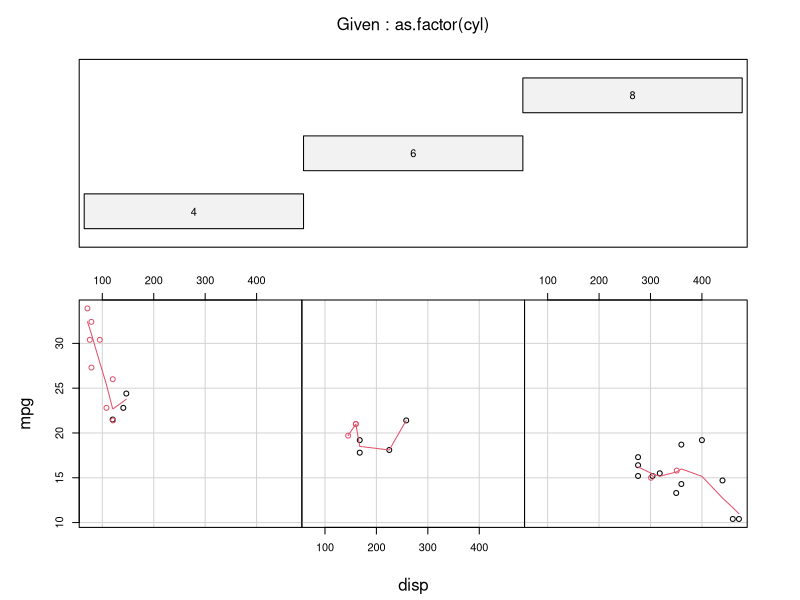
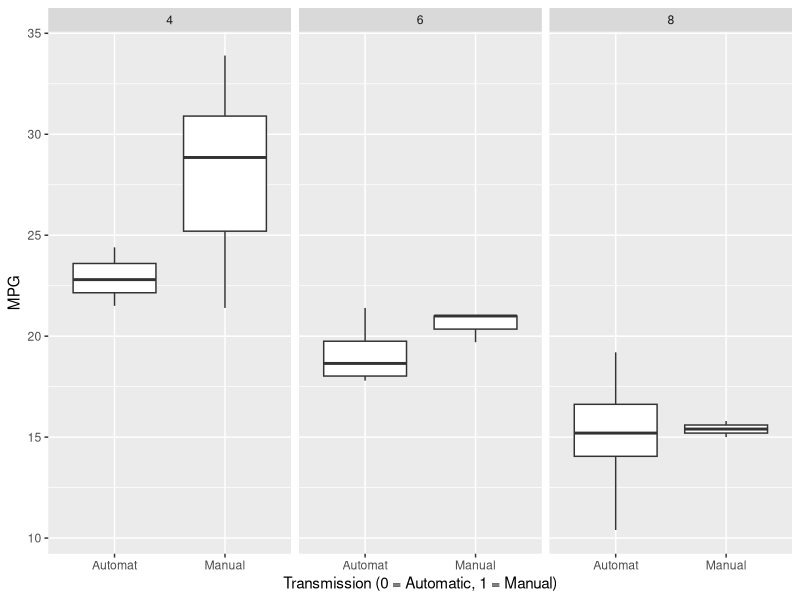
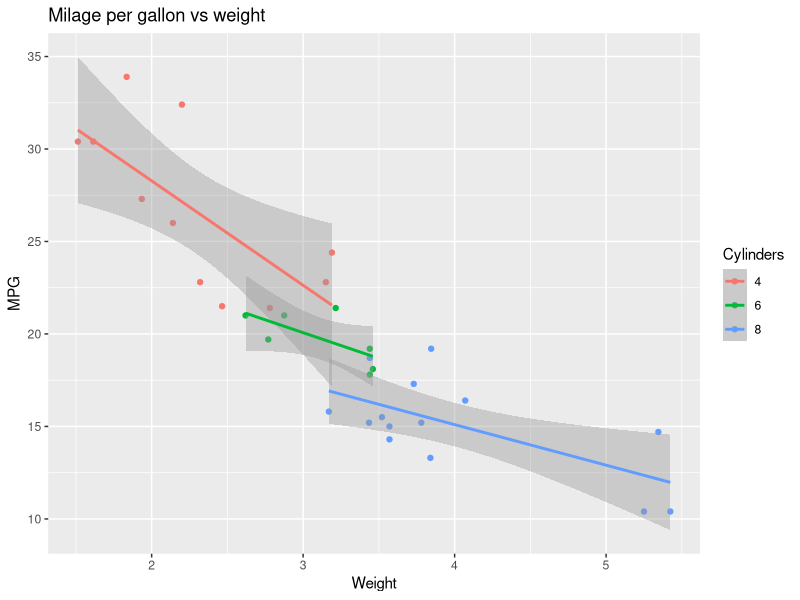
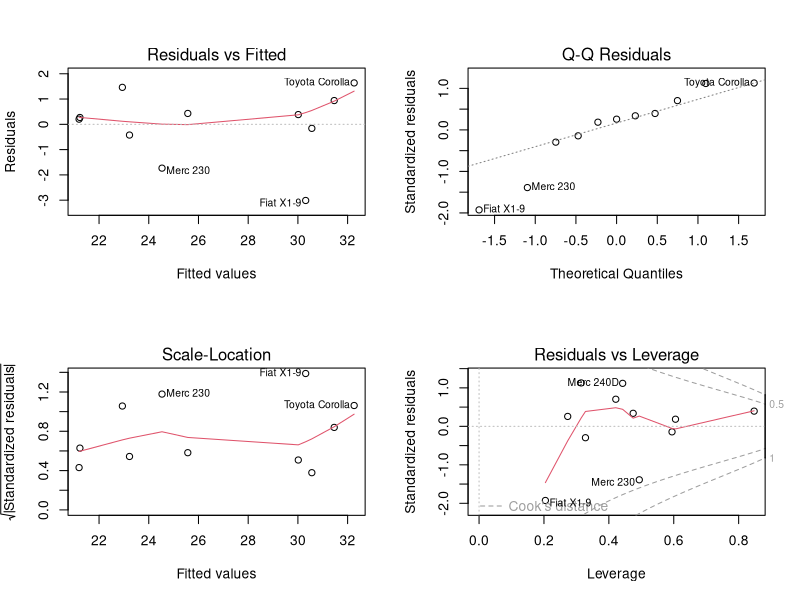
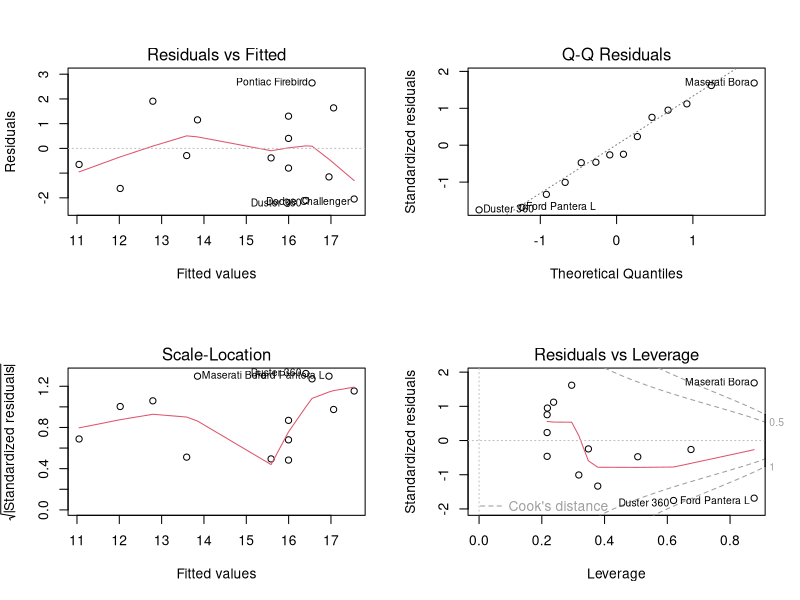

Recreate these plots in R, in order.
## ---- chunk 1
data(mtcars)
#dim(mtcars)
#summary(mtcars)
head (mtcars)
## ---- chunk 2
library(dplyr, logical.return = FALSE,
        warn.conflicts = FALSE, quietly = TRUE)
cars_4_cyl<- filter(mtcars, cyl==4)
cars_6_cyl<- filter(mtcars, cyl==6)
cars_8_cyl<- filter(mtcars, cyl==8)

## ---- chunk 3
ft1_4 <- lm(mpg~am, data = cars_4_cyl)
ft3_4 <- update(ft1_4,mpg~am+wt)
ft4_4 <- update(ft1_4,mpg~am+wt+disp)
ft5_4 <- update(ft1_4,mpg~am+wt+disp+carb)
ft6_4 <- update(ft1_4,mpg~am+wt+disp+carb+hp)
ft7_4 <- update(ft1_4,mpg~am+wt+disp+carb+hp+qsec)
anova(ft1_4,ft3_4,ft4_4,ft5_4,ft6_4,ft7_4)
## ---- chunk 4
summary(ft7_4)
## ---- chunk 5
ft1_6 <- lm(mpg~am, data = cars_6_cyl)
ft3_6 <- update(ft1_6,mpg~am+wt)
ft4_6 <- update(ft1_6,mpg~am+wt+disp)
ft5_6 <- update(ft1_6,mpg~am+wt+disp+carb)
#ft6_6 <- update(ft1_6,mpg~am+wt+disp+carb+hp)
#ft7_6 <- update(ft1_6,mpg~am+wt+disp+carb+hp+qsec)
anova(ft1_6,ft3_6,ft4_6,ft5_6)
## ---- chunk 6
summary(ft4_6)

## ---- chunk 7
ft1_8 <- lm(mpg~am, data = cars_8_cyl)
ft3_8 <- update(ft1_8,mpg~am+wt)
ft4_8 <- update(ft1_8,mpg~am+wt+disp)
ft5_8 <- update(ft1_8,mpg~am+wt+disp+carb)
ft6_8 <- update(ft1_8,mpg~am+wt+disp+carb+hp)
ft7_8 <- update(ft1_8,mpg~am+wt+disp+carb+hp+qsec)
anova(ft1_8,ft3_8,ft4_8,ft5_8,ft6_8,ft7_8)
## ---- chunk 8
summary(ft4_8)
## ---- chunk 9
t.test(mpg~am,data=cars_4_cyl)
## ---- chunk 10
t.test(mpg~am,data=cars_6_cyl)
## ---- chunk 11
t.test(mpg~am,data=cars_8_cyl)
## ---- chunk 12
init_fit_4  <- lm(mpg ~ ., data = cars_4_cyl)
best_fit_4 <- step(init_fit_4, direction = "both", k=2, trace= 0)
## ---- chunk 13
summary(best_fit_4)
## ---- chunk 14
init_fit_8  <- lm(mpg ~ ., data = cars_8_cyl)
best_fit_8 <- step(init_fit_8, direction = "both", k=2,trace= 0)
## ---- chunk 15
summary(best_fit_8)
## ---- chunk 16
init_fit <- lm(mpg ~ ., data = mtcars)
best_fit <- step(init_fit, direction = "both", k=2, trace= 0)
#summary(init_fit)
## ---- chunk 17
summary(best_fit)
## ---- chunk 18
#par(mfrow=c(2, 2))
#plot(best_fit_4)
## ---- chunk 19
#par(mfrow=c(2, 2))
#plot(best_fit_8)
## ---- chunk 20
require(graphics)
#pairs(mtcars, main = "mtcars data")
coplot(mpg ~ disp | as.factor(cyl), col= factor(mtcars$am), data = mtcars, panel = panel.smooth, rows = 1)

## ---- chunk 21
library(ggplot2)
p <- ggplot(data= mtcars, aes(factor(mtcars$am), mpg))
p <- p + geom_boxplot() +
         scale_x_discrete(breaks=c(0, 1),
                      labels=c("Automat", "Manual")) +
         ylab("MPG")+
         xlab("Transmission (0 = Automatic, 1 = Manual)")
p <- p + facet_grid (.~cyl)
print(p)

## ---- chunk 22
p <- qplot(wt,mpg, data = mtcars, colour = factor(mtcars$cyl)) 
p <- p + geom_smooth(method=lm)
p <- p + labs(title = "Milage per gallon vs weight", x = "Weight", y="MPG", colour="Cylinders")
    print(p)
## ---- chunk 23
par(mfrow=c(2, 2))
plot(best_fit_4)
## ---- chunk 24
par(mfrow=c(2, 2))
plot(best_fit_8)
